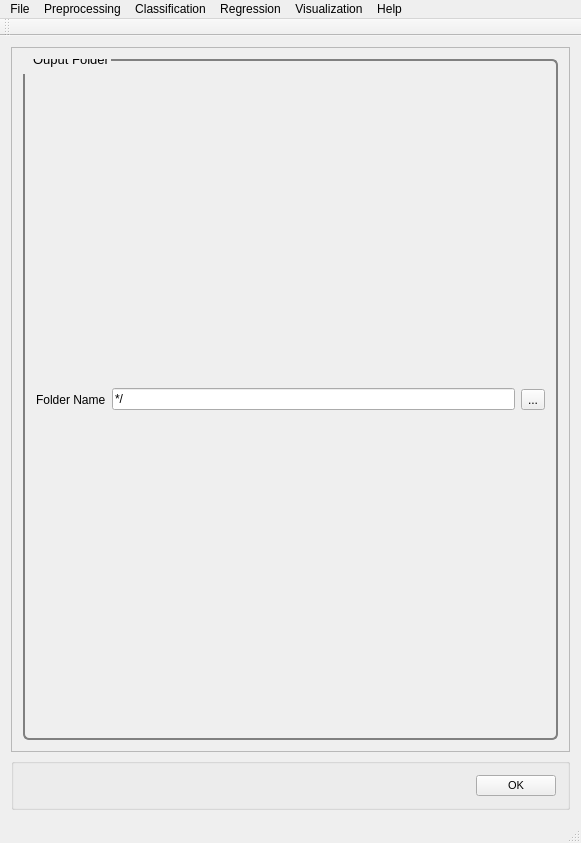
<?xml version="1.0" encoding="UTF-8"?>
<ui version="4.0">
 <class>MainWindow</class>
 <widget class="QMainWindow" name="MainWindow">
  <property name="geometry">
   <rect>
    <x>0</x>
    <y>0</y>
    <width>581</width>
    <height>843</height>
   </rect>
  </property>
  <property name="windowTitle">
   <string>PYSAT</string>
  </property>
  <widget class="QWidget" name="centralWidget">
   <layout class="QVBoxLayout" name="verticalLayout_9">
    <item>
     <widget class="QScrollArea" name="scrollArea">
      <property name="widgetResizable">
       <bool>true</bool>
      </property>
      <widget class="QWidget" name="scrollAreaWidgetContents_2">
       <property name="geometry">
        <rect>
         <x>0</x>
         <y>0</y>
         <width>561</width>
         <height>721</height>
        </rect>
       </property>
       <property name="font">
        <font>
         <pointsize>8</pointsize>
        </font>
       </property>
       <property name="styleSheet">
        <string notr="true">QGroupBox {
  border: 2px solid gray;
  border-radius: 6px;
  margin-top: 0.5em;
}

QGroupBox::title {

  padding-top: -14px;
  padding-left: 8px;
}
</string>
       </property>
       <layout class="QVBoxLayout" name="verticalLayout_8">
        <item>
         <widget class="QGroupBox" name="file_out_path">
          <property name="font">
           <font>
            <pointsize>10</pointsize>
           </font>
          </property>
          <property name="title">
           <string>Ouput Folder</string>
          </property>
          <layout class="QHBoxLayout" name="horizontalLayout">
           <item>
            <widget class="QLabel" name="file_out_path_label">
             <property name="text">
              <string>Folder Name</string>
             </property>
            </widget>
           </item>
           <item>
            <widget class="QLineEdit" name="file_out_path_line_edit">
             <property name="text">
              <string extracomment="Make this change whenever a new file is selected">*/</string>
             </property>
             <property name="readOnly">
              <bool>true</bool>
             </property>
            </widget>
           </item>
           <item>
            <widget class="QToolButton" name="file_out_path_button">
             <property name="text">
              <string>...</string>
             </property>
            </widget>
           </item>
          </layout>
         </widget>
        </item>
       </layout>
      </widget>
     </widget>
    </item>
    <item>
     <widget class="QGroupBox" name="OK">
      <layout class="QHBoxLayout" name="ok">
       <item>
        <spacer name="horizontalSpacer_5">
         <property name="orientation">
          <enum>Qt::Horizontal</enum>
         </property>
         <property name="sizeHint" stdset="0">
          <size>
           <width>40</width>
           <height>20</height>
          </size>
         </property>
        </spacer>
       </item>
       <item>
        <widget class="QPushButton" name="okButton">
         <property name="font">
          <font>
           <pointsize>8</pointsize>
          </font>
         </property>
         <property name="mouseTracking">
          <bool>false</bool>
         </property>
         <property name="text">
          <string>OK</string>
         </property>
        </widget>
       </item>
      </layout>
     </widget>
    </item>
   </layout>
  </widget>
  <widget class="QToolBar" name="mainToolBar">
   <attribute name="toolBarArea">
    <enum>TopToolBarArea</enum>
   </attribute>
   <attribute name="toolBarBreak">
    <bool>false</bool>
   </attribute>
  </widget>
  <widget class="QStatusBar" name="statusBar"/>
  <widget class="QMenuBar" name="menuBar">
   <property name="geometry">
    <rect>
     <x>0</x>
     <y>0</y>
     <width>581</width>
     <height>21</height>
    </rect>
   </property>
   <widget class="QMenu" name="menuFile">
    <property name="title">
     <string>File</string>
    </property>
    <addaction name="actionLoad_Refence_Data"/>
    <addaction name="actionLoad_Unknown_Data"/>
    <addaction name="actionSet_output_location"/>
    <addaction name="separator"/>
    <addaction name="actionSave_Current_Plots"/>
    <addaction name="actionSave_Current_Data"/>
    <addaction name="separator"/>
    <addaction name="actionCreate_New_Workflow"/>
    <addaction name="actionSave_Current_Workflow"/>
    <addaction name="separator"/>
    <addaction name="actionExit"/>
   </widget>
   <widget class="QMenu" name="menuPreprocessing">
    <property name="title">
     <string>Preprocessing</string>
    </property>
    <widget class="QMenu" name="menuBaseline_Removal">
     <property name="title">
      <string>Baseline Removal</string>
     </property>
     <addaction name="actionALS"/>
     <addaction name="actionDietrich"/>
     <addaction name="actionPolyFit"/>
     <addaction name="actionAirPLS"/>
     <addaction name="actionFABC"/>
     <addaction name="actionKK"/>
     <addaction name="actionMario"/>
     <addaction name="actionMedian"/>
     <addaction name="actionRubberband"/>
     <addaction name="actionUndecimated_Wavelet"/>
    </widget>
    <widget class="QMenu" name="menuCalibration_Transfer">
     <property name="title">
      <string>Calibration Transfer</string>
     </property>
     <addaction name="actionRatio"/>
     <addaction name="actionTommy_s_Methgod"/>
     <addaction name="actionPiecewise_Direct_Standardization"/>
     <addaction name="actionOthers_3"/>
    </widget>
    <addaction name="actionNormalization"/>
    <addaction name="actionNoise_Reduction"/>
    <addaction name="actionApply_Mask"/>
    <addaction name="actionInterpolate"/>
    <addaction name="actionInstrument_Response"/>
    <addaction name="menuBaseline_Removal"/>
    <addaction name="menuCalibration_Transfer"/>
    <addaction name="actionICA_2"/>
    <addaction name="actionPCA_2"/>
   </widget>
   <widget class="QMenu" name="menuRegression">
    <property name="title">
     <string>Regression</string>
    </property>
    <addaction name="actionCross_Validation"/>
    <addaction name="actionTrain"/>
    <addaction name="actionPredict"/>
    <addaction name="actionCreate_N_Folds"/>
    <addaction name="actionCreate_Test_Folds"/>
    <addaction name="actionSubmodel_Ranges"/>
   </widget>
   <widget class="QMenu" name="menuHelp">
    <property name="title">
     <string>Help</string>
    </property>
    <addaction name="actionIndex"/>
    <addaction name="actionContent_2"/>
    <addaction name="separator"/>
    <addaction name="actionAbout"/>
    <addaction name="actionAbout_QtCreator"/>
   </widget>
   <widget class="QMenu" name="menuClassification">
    <property name="title">
     <string>Classification</string>
    </property>
    <widget class="QMenu" name="menuSupervised">
     <property name="title">
      <string>Supervised</string>
     </property>
     <addaction name="actionPLS_DA"/>
     <addaction name="actionSIMCA"/>
    </widget>
    <widget class="QMenu" name="menuClustering">
     <property name="title">
      <string>Clustering</string>
     </property>
     <addaction name="actionK_means"/>
     <addaction name="actionHierarchical_2"/>
    </widget>
    <addaction name="menuSupervised"/>
    <addaction name="menuClustering"/>
   </widget>
   <widget class="QMenu" name="menuVisualization">
    <property name="title">
     <string>Visualization</string>
    </property>
    <addaction name="actionLine_Plot"/>
    <addaction name="action1_to_1_Plot"/>
    <addaction name="actionScatter_Plot"/>
   </widget>
   <addaction name="menuFile"/>
   <addaction name="menuPreprocessing"/>
   <addaction name="menuClassification"/>
   <addaction name="menuRegression"/>
   <addaction name="menuVisualization"/>
   <addaction name="menuHelp"/>
  </widget>
  <action name="actionLoad_Refence_Data">
   <property name="text">
    <string>Load Refence Data</string>
   </property>
  </action>
  <action name="actionLoad_Unknown_Data">
   <property name="text">
    <string>Load Unknown Data</string>
   </property>
  </action>
  <action name="actionSave_Current_Workflow">
   <property name="text">
    <string>Save Current Workflow</string>
   </property>
  </action>
  <action name="actionSave_Current_Plots">
   <property name="text">
    <string>Save Current Plots</string>
   </property>
  </action>
  <action name="actionSave_Current_Data">
   <property name="text">
    <string>Save Current Data</string>
   </property>
  </action>
  <action name="actionCreate_New_Workflow">
   <property name="text">
    <string>Create New Workflow</string>
   </property>
  </action>
  <action name="actionNoise_Reduction">
   <property name="text">
    <string>Noise Reduction</string>
   </property>
  </action>
  <action name="actionApply_Mask">
   <property name="text">
    <string>Apply Mask</string>
   </property>
  </action>
  <action name="actionInterpolate">
   <property name="text">
    <string>Interpolate (unknown to known)</string>
   </property>
  </action>
  <action name="actionInstrument_Response">
   <property name="text">
    <string>Instrument Response</string>
   </property>
  </action>
  <action name="actionALS">
   <property name="text">
    <string>ALS</string>
   </property>
  </action>
  <action name="actionDietrich">
   <property name="text">
    <string>Dietrich</string>
   </property>
  </action>
  <action name="actionPolyFit">
   <property name="text">
    <string>PolyFit</string>
   </property>
  </action>
  <action name="actionAirPLS">
   <property name="text">
    <string>AirPLS</string>
   </property>
  </action>
  <action name="actionFABC">
   <property name="text">
    <string>FABC</string>
   </property>
  </action>
  <action name="actionKK">
   <property name="text">
    <string>KK</string>
   </property>
  </action>
  <action name="actionMario">
   <property name="text">
    <string>Mario</string>
   </property>
  </action>
  <action name="actionMedian">
   <property name="text">
    <string>Median</string>
   </property>
  </action>
  <action name="actionRubberband">
   <property name="text">
    <string>Rubberband</string>
   </property>
  </action>
  <action name="actionUndecimated_Wavelet">
   <property name="text">
    <string>Undecimated Wavelet</string>
   </property>
  </action>
  <action name="actionRatio">
   <property name="text">
    <string>Ratio</string>
   </property>
  </action>
  <action name="actionTommy_s_Methgod">
   <property name="text">
    <string>Tommy's Method</string>
   </property>
  </action>
  <action name="actionPiecewise_Direct_Standardization">
   <property name="text">
    <string>Piecewise Direct Standardization</string>
   </property>
  </action>
  <action name="actionPCA">
   <property name="text">
    <string>PCA</string>
   </property>
  </action>
  <action name="actionICA">
   <property name="text">
    <string>ICA</string>
   </property>
  </action>
  <action name="actionK_Means">
   <property name="text">
    <string>K-Means</string>
   </property>
  </action>
  <action name="actionHierarchical">
   <property name="text">
    <string>Hierarchical</string>
   </property>
  </action>
  <action name="actionOthers">
   <property name="text">
    <string>Others...</string>
   </property>
  </action>
  <action name="actionOthers_2">
   <property name="text">
    <string>Others...</string>
   </property>
  </action>
  <action name="actionOthers_3">
   <property name="text">
    <string>Others...</string>
   </property>
  </action>
  <action name="actionPLS">
   <property name="text">
    <string>PLS</string>
   </property>
  </action>
  <action name="actionSM_PLS">
   <property name="text">
    <string>SM-PLS</string>
   </property>
  </action>
  <action name="actionICA_Regression">
   <property name="text">
    <string>ICA Regression</string>
   </property>
  </action>
  <action name="actionGaussian_Process">
   <property name="text">
    <string>Gaussian Process</string>
   </property>
  </action>
  <action name="actionMLP">
   <property name="text">
    <string>MLP</string>
   </property>
  </action>
  <action name="actionSVM">
   <property name="text">
    <string>SVM</string>
   </property>
  </action>
  <action name="actionOthers_4">
   <property name="text">
    <string>Others...</string>
   </property>
  </action>
  <action name="actionOthers_5">
   <property name="text">
    <string>Others...</string>
   </property>
  </action>
  <action name="actionIndex">
   <property name="text">
    <string>Index</string>
   </property>
  </action>
  <action name="actionContent_2">
   <property name="text">
    <string>Content</string>
   </property>
  </action>
  <action name="actionAbout">
   <property name="text">
    <string>About...</string>
   </property>
  </action>
  <action name="actionAbout_QtCreator">
   <property name="text">
    <string>About Qt...</string>
   </property>
  </action>
  <action name="actionExit">
   <property name="text">
    <string>Exit</string>
   </property>
  </action>
  <action name="actionNormalization">
   <property name="text">
    <string>Normalization</string>
   </property>
  </action>
  <action name="actionICA_2">
   <property name="text">
    <string>ICA</string>
   </property>
  </action>
  <action name="actionPCA_2">
   <property name="text">
    <string>PCA</string>
   </property>
  </action>
  <action name="actionPLS_DA">
   <property name="text">
    <string>PLS-DA</string>
   </property>
  </action>
  <action name="actionSIMCA">
   <property name="text">
    <string>SIMCA</string>
   </property>
  </action>
  <action name="actionK_means">
   <property name="text">
    <string>K-means</string>
   </property>
  </action>
  <action name="actionHierarchical_2">
   <property name="text">
    <string>Hierarchical</string>
   </property>
  </action>
  <action name="actionCross_Validation">
   <property name="text">
    <string>Cross Validation</string>
   </property>
  </action>
  <action name="actionTrain">
   <property name="text">
    <string>Train</string>
   </property>
  </action>
  <action name="actionPredict">
   <property name="text">
    <string>Predict</string>
   </property>
  </action>
  <action name="actionLine_Plot">
   <property name="text">
    <string>Line Plot</string>
   </property>
  </action>
  <action name="action1_to_1_Plot">
   <property name="text">
    <string>1 to 1 Plot</string>
   </property>
  </action>
  <action name="actionScatter_Plot">
   <property name="text">
    <string>Scatter Plot</string>
   </property>
  </action>
  <action name="actionSet_output_location">
   <property name="text">
    <string>Output Location</string>
   </property>
  </action>
  <action name="actionCreate_N_Folds">
   <property name="text">
    <string>Create N Folds</string>
   </property>
  </action>
  <action name="actionCreate_Test_Folds">
   <property name="text">
    <string>Create Test Folds</string>
   </property>
  </action>
  <action name="actionSubmodel_Ranges">
   <property name="text">
    <string>Submodel Ranges</string>
   </property>
  </action>
 </widget>
 <layoutdefault spacing="6" margin="11"/>
 <resources/>
 <connections/>
</ui>
